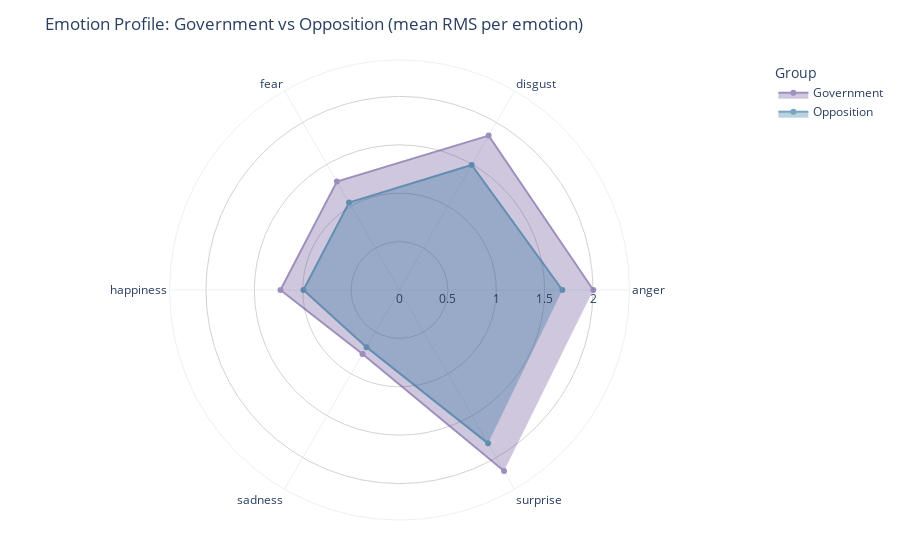

Notebook cell for this chart:
### Code cell
fig = go.Figure()
fig.add_trace(go.Scatterpolar(
    r=r_gov,
    theta=emotions,
    name="Government",
    fill="toself",
    line=dict(width=2, color=prism[0]),
    opacity=0.6
))
fig.add_trace(go.Scatterpolar(
    r=r_opp,
    theta=emotions,
    name="Opposition",
    fill="toself",
    line=dict(width=2, color=prism[1]),
    opacity=0.6
))

fig.update_layout(
    title="Emotion Profile: Government vs Opposition (mean RMS per emotion)",
    polar=dict(
        radialaxis=dict(visible=True, range=[0, rmax], showline=False, gridcolor="lightgray")
    ),
    template="plotly_white",
    legend_title_text="Group",
    margin=dict(l=40, r=20, t=60, b=40)
)

fig.show()

### Figure 1 — Plotly figure (JSON) as saved in the notebook; plotly's stock layout.template omitted (floating-point values rounded to 4 significant figures)
{"data": [{"fill": "toself", "line": {"color": "rgb(95, 70, 144)", "width": 2}, "name": "Government", "opacity": 0.6, "r": [2.003, 1.843, 1.294, 1.23, 0.7643, 2.161], "theta": ["anger", "disgust", "fear", "happiness", "sadness", "surprise"], "type": "scatterpolar"}, {"fill": "toself", "line": {"color": "rgb(29, 105, 150)", "width": 2}, "name": "Opposition", "opacity": 0.6, "r": [1.683, 1.491, 1.043, 0.9926, 0.6819, 1.83], "theta": ["anger", "disgust", "fear", "happiness", "sadness", "surprise"], "type": "scatterpolar"}], "layout": {"legend": {"title": {"text": "Group"}}, "margin": {"b": 40, "l": 40, "r": 20, "t": 60}, "polar": {"radialaxis": {"gridcolor": "lightgray", "range": [0, 2.377], "showline": false, "visible": true}}, "title": {"text": "Emotion Profile: Government vs Opposition (mean RMS per emotion)"}}}
